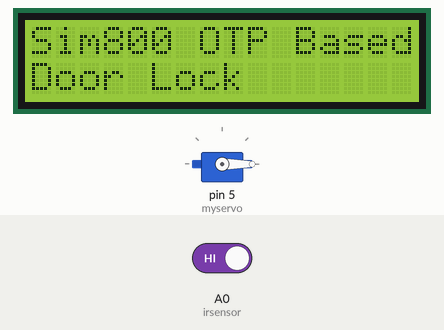
Recording of a sketch running on a simulated Arduino Uno, built with avr-gcc and run on an emulated ATmega328P. Parts: servo, 16×2 character LCD. The test bench sets the inputs (shaded band); at power-on: A0 (irsensor) HIGH. Random numbers use the default seed unless the sketch sets one; the modem accepts every AT command (registered, SIM ready, sends succeed) and sends nothing else; what the sketch prints to the serial monitor is not drawn.

Above: at 3.7 s.
3.8 s: A0 (irsensor) driven LOW
5.3 s: A0 (irsensor) driven HIGH
At 5.6 s:
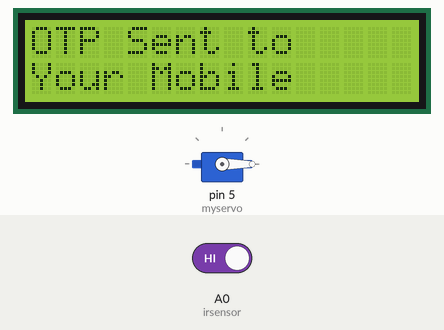
At 9.1 s:
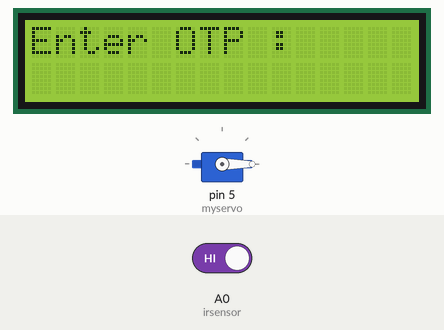
Timing chart, 0 to 10.6 s (numbered marks = the images above; inputs shaded):
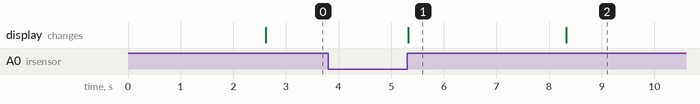

Measured:
- after the input at 3.8 s, every drawn part: stays the same
- after the input at 5.3 s, the display: changes at once (image 1)
- what the display in image 1 shows lasts 3.0 s, from 5.3 s to 8.3 s

The sketch:

OTP_Based_system.ino
```cpp
#include <SoftwareSerial.h>
#include <Wire.h>
#include <LiquidCrystal_I2C.h>
#include <Keypad.h>
#include <Servo.h>

Servo myservo;

const byte ROWS = 4; //four rows
const byte COLS = 4; //four columns
//define the cymbols on the buttons of the keypads
char hexaKeys[ROWS][COLS] = {
  {'1','2','3','A'},
  {'4','5','6','B'},
  {'7','8','9','C'},
  {'*','0','#','D'}
};
byte rowPins[ROWS] = {13,12,11,10}; //connect to the row pinouts of the keypad
byte colPins[COLS] = {9,8,7,6}; //connect to the column pinouts of the keypad
//initialize an instance of class NewKeypad
Keypad customKeypad = Keypad( makeKeymap(hexaKeys), rowPins, colPins, ROWS, COLS);

LiquidCrystal_I2C lcd(0x3F, 16, 2);

SoftwareSerial sim800l(2, 3); // Gsm Tx-> Arduino Pin 2  GSM Rx -> Arduino Pin 3
int irsensor =A0;
int otp;
String otpstring ="";
int i=0;
void setup()
{
  myservo.attach(5);  // attaches the servo on pin 9 to the servo object
  pinMode(irsensor,INPUT_PULLUP);
  sim800l.begin(4800);   //Module baude rate, this is on max, it depends on the version
  Serial.begin(115200);
  lcd.begin();
  myservo.write(0);
  Serial.print("Welcome to SIM800L Project");
  sim800l.println("AT"); //Once the handshake test is successful, it will back to OK
  updateSerial();
  delay(500);
  sim800l.println("AT+CSQ"); //Signal quality test, value range is 0-31 , 31 is the best
  updateSerial();
  delay(1000);

}
void updateSerial()
{
  delay(500);
  while (Serial.available()) {
    sim800l.write(Serial.read());}//Forward what Serial received to Software Serial Port
  while(sim800l.available()) {
   Serial.write(sim800l.read()); }//Forward what Software Serial received to Serial Port
}
void loop()
{
  myservo.write(0);
  lcd.setCursor(0,0);
  lcd.print("Sim800 OTP Based");
  lcd.setCursor(0,1);
  lcd.print("Door Lock");
  if(digitalRead(irsensor)==LOW)
  {
  otp = random(1000,9999);
  otpstring=String(otp);
  Serial.println(otpstring);
  while(digitalRead(irsensor)==LOW){}
  lcd.clear();
  lcd.setCursor(0,0);
  lcd.print("OTP Sent to");
  lcd.setCursor(0,1);
  lcd.print("Your Mobile");
  Serial.print("OTP is ");
  delay(100);
  Serial.println(otpstring);
  delay(100);
  SendSMS();
  lcd.clear();
  lcd.setCursor(0,0);
  lcd.print("Enter OTP :");
  getotp();
  }

}

void getotp(){

  String y="";
  int a=y.length();
  while (a<4)
 {
  char customKey = customKeypad.getKey();
  if (customKey){
    lcd.setCursor(0,1);
    y=y+customKey;
    lcd.print(y);
    a=y.length();
  }
}
   Serial.print("Entered OTP is ");
   Serial.println(y);
   if (otpstring==y)
   {
    lcd.setCursor(0,0);
    lcd.print("Access Granted");
    lcd.setCursor(0,1);
    lcd.print("Door Opening");
    myservo.write(45);
    delay(5000);
    myservo.write(0);
    }
else
   {
    lcd.setCursor(0,0);
    lcd.print("Access Failed");
    lcd.setCursor(0,1);
    lcd.print("Try Again !!!");
    delay(3000);}


}
void SendSMS()
{
  Serial.println("Sending SMS...");               //Show this message on serial monitor
  sim800l.print("AT+CMGF=1\r");                   //Set the module to SMS mode
  delay(100);
  sim800l.print ("AT+CSMP=17,167,0,0\r");
  delay(500);
  sim800l.print("AT+CMGS=\"+919790906809\"\r");  //Your phone number don't forget to include your country code, example +212123456789"
  delay(500);
  sim800l.print("Your OTP is "+otpstring+"  to unlock door");       //This is the text to send to the phone number, don't make it too long or you have to modify the SoftwareSerial buffer
  delay(500);
  sim800l.print((char)26);// (required according to the datasheet)
  delay(500);
  sim800l.println();
  Serial.println("Text Sent.");
  delay(500);

}
```
